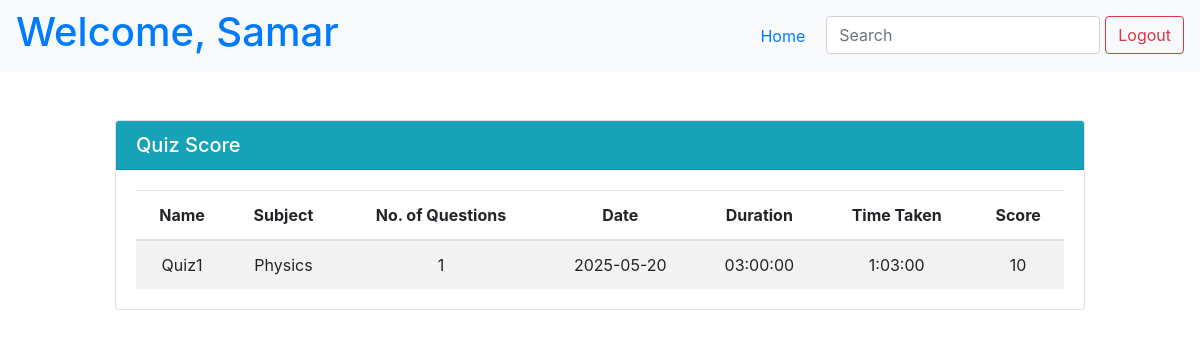
/samar/score (signed in), run on an earlier commit of the app's database.
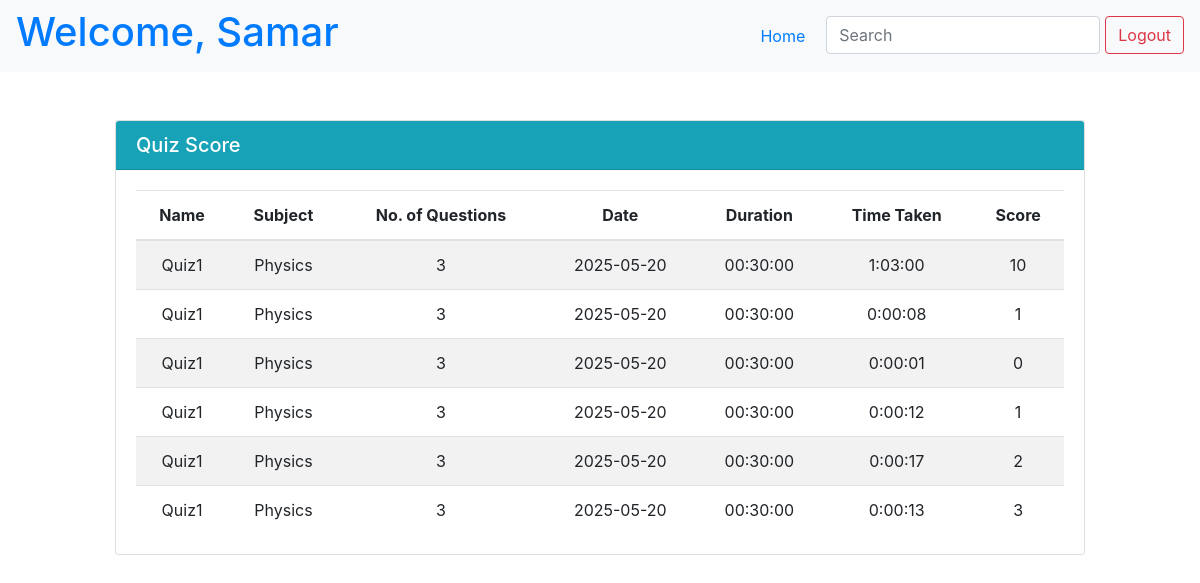
And on a later commit of the database.
### app.py (models this page shows)
class User(db.Model):
    id = db.Column(db.Integer, primary_key=True)
    name = db.Column(db.String(255), nullable=False)
    username = db.Column(db.String(255), nullable=False, unique=True)
    password = db.Column(db.String(255), nullable=False)
    dob = db.Column(db.Date)
    blocked = db.Column(db.Boolean, default=0)
    score = db.relationship("Score", backref="user")

class Score(db.Model):
    id = db.Column(db.Integer, primary_key=True)
    quiz_id = db.Column(db.Integer, db.ForeignKey("quiz.id"), nullable=False)
    user_id = db.Column(db.Integer, db.ForeignKey("user.id"), nullable=False)
    start_time = db.Column(db.DateTime, default=db.func.current_timestamp())
    end_time = db.Column(db.DateTime)
    user_score = db.Column(db.Integer, nullable=False)

class Quiz(db.Model):
    id = db.Column(db.Integer, primary_key=True)
    subject_id = db.Column(db.Integer, db.ForeignKey("subject.id"), nullable=False)
    name = db.Column(db.String(), nullable=False)
    quiz_date = db.Column(db.Date, nullable=False)
    time_duration = db.Column(db.Time, nullable=False)
    question = db.relationship('Quizwisequestion', backref="quiz")
    score = db.relationship('Score', backref="quiz")

class Subject(db.Model):
    id = db.Column(db.Integer, primary_key=True)
    name = db.Column(db.String(255), nullable=False)
    description = db.Column(db.String())
    chapter = db.relationship('Chapter', backref='subject')
    quiz = db.relationship('Quiz', backref="subject")

### app.py (the view)
@app.route("/<username>/score")
def user_score(username):
    user = User.query.filter_by(username=username).first()
    if not user or (not 'username' in session or username != session["username"]):
        flash("Invalid credentials!", "error")
        return redirect(url_for("index"))
    data = []
    tmp_data = db.session.query(
        Quiz.id.label("quiz_id"),
        Quiz.name.label("quiz_name"),
        Subject.name.label("subject_name"),
        Quiz.quiz_date,
        Quiz.time_duration,
        Score.start_time,
        Score.end_time,
        Score.user_score
    ).join(Subject, Quiz.subject_id == Subject.id
    ).join(Score, Score.quiz_id == Quiz.id).filter(Score.user_id==User.id).all()
    for row in tmp_data:
        data.append({
            "quiz_id":row.quiz_id,
            "quiz_name":row.quiz_name,
            "subject_name":row.subject_name,
            "no_of_questions": Quizwisequestion.query.filter_by(quiz_id=row.quiz_id).count(),
            "quiz_date":row.quiz_date,
            "time_duration":row.time_duration,
            "attempt_time":row.end_time-row.start_time,
            "user_score":row.user_score
        })
    return render_template("user_score.html", user=user, data=data)

### app.py (called while the page is built)
@app.after_request
def add_header(response):
    response.headers['Cache-Control'] = 'no-store, no-cache, must-revalidate, post-check=0, pre-check=0, max-age=0'
    response.headers['Pragma'] = 'no-cache'
    response.headers['Expires'] = '-1'
    return response

### templates/user_score.html (shortened to what this page needs)
{% extends 'base.html' %}
{% block content %}
<div class="page-wrapper">
    <nav class="navbar navbar-expand-lg navbar-light bg-light">
        <a href="{{ url_for('user', username=user.username) }}" style="text-decoration: none;">
            <h1>Welcome, {{user.name}}</h1>
        </a>
        <ul class="nav ml-auto">
            <li class="nav-item">
                <a class="nav-link" href="/{{user.username}}">Home</a>
            </li>
            <li class="nav-item">
                <input class="form-control" type="search" placeholder="Search" aria-label="Search" name="q"
                    hx-get="/{{user.username}}/score/search" hx-trigger="keyup changed delay:500ms" hx-target="#search-results">
            </li>
            <li>
                <form action="/logout" class="d-inline">
                    <button type="submit" class="btn btn-outline-danger">Logout</button>
                </form>
            </li>
        </ul>
    </nav>
    <div id="search-results">
        {% if not search %}
        {% include 'quiz_score.html' %}
        {% endif %}
    </div>
</div>
{% endblock %}

### templates/base.html (shortened to what this page needs)
<!DOCTYPE html>
<html lang="en">
<head>
    <link rel="stylesheet" href="https://stackpath.bootstrapcdn.com/bootstrap/4.5.2/css/bootstrap.min.css">
</head>
<body>
    {% block content %}{% endblock %}
</body>
</html>

### templates/quiz_score.html
<div class="d-flex justify-content-center mt-5">
    <div class="col-md-10">
        <div class="card">
            <div class="card-header bg-info text-white d-flex align-items-center justify-content-between">
                <h5 class="card-title m-0">Quiz Score</h5>
            </div>
            <div class="card-body">
                <table class="table table-striped mb-0 text-center">
                    <thead>
                        <tr>
                            <th class="text-center">Name</th>
                            <th class="text-center">Subject</th>
                            <th class="text-center">No. of Questions</th>
                            <th class="text-center">Date</th>
                            <th class="text-center">Duration</th>
                            <th class="text-center">Time Taken</th>
                            <th class="text-center">Score</th>
                        </tr>
                    </thead>
                    <tbody>
                        {% for row in data %}
                        <tr>
                            <td class="text-center">{{ row.quiz_name }}</td>
                            <td class="text-center">{{ row.subject_name }}</td>
                            <td class="text-center">{{ row.no_of_questions }}</td>
                            <td class="text-center">{{ row.quiz_date }}</td>
                            <td class="text-center">{{ row.time_duration }}</td>
                            <td class="text-center">{{ row.attempt_time }}</td>
                            <td class="text-center">{{ row.user_score }}</td>
                        </tr>
                        {% endfor %}
                    </tbody>
                </table>
            </div>
        </div>
    </div>
</div>

### templates/user_score.html (style rules this page uses)
.nav-item { margin-right: 5px; }

What changed in the data, as far as the page shows it:
computed for Score (number 1 of 6 on the later page): no_of_questions "1" → "3"; time_duration "03:00:00" → "00:30:00"
added Score: quiz_name "Quiz1", subject_name "Physics", no_of_questions "3", quiz_date "2025-05-20", time_duration "00:30:00", attempt_time "0:00:08", user_score "1"
added Score: quiz_name "Quiz1", subject_name "Physics", no_of_questions "3", quiz_date "2025-05-20", time_duration "00:30:00", attempt_time "0:00:01", user_score "0"
added Score: quiz_name "Quiz1", subject_name "Physics", no_of_questions "3", quiz_date "2025-05-20", time_duration "00:30:00", attempt_time "0:00:12", user_score "1"
added Score: quiz_name "Quiz1", subject_name "Physics", no_of_questions "3", quiz_date "2025-05-20", time_duration "00:30:00", attempt_time "0:00:17", user_score "2"
added Score: quiz_name "Quiz1", subject_name "Physics", no_of_questions "3", quiz_date "2025-05-20", time_duration "00:30:00", attempt_time "0:00:13", user_score "3"
